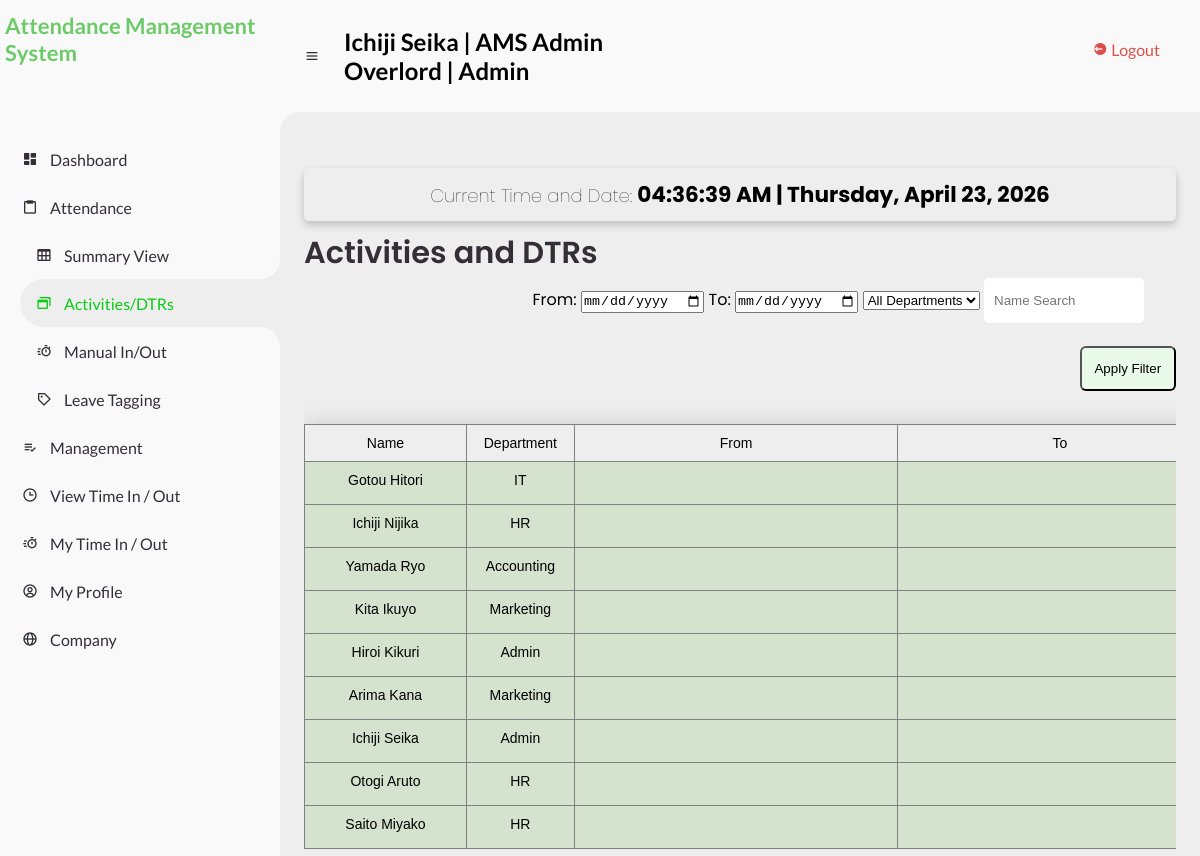
Screenshot of /dtr_view.php (signed in) with the database file from the repository.
### tables this page shows
CREATE TABLE `emp_info` (
  `id` int(11) NOT NULL,
  `name` varchar(255) NOT NULL,
  `department` enum('HR','Marketing','Accounting','IT','Admin', 'All') NOT NULL,
  `position` varchar(255) NOT NULL,
  `start_date` date NOT NULL,
  `work_days` varchar(255) NOT NULL,
  `work_hrs` varchar(255) NOT NULL
);

CREATE TABLE `users` (
  `id` int(11) NOT NULL,
  `email` varchar(100) NOT NULL,
  `password` varchar(255) NOT NULL,
  `name` varchar(255) NOT NULL,
  `role` enum('admin','regular') NOT NULL DEFAULT 'regular',
  `position` enum('intern','employee') NOT NULL
);

### dtr_view.php (the view, shortened to what this page needs)
<?php
include 'connects.php';
$page = 'dtr_view';
$tab = 'attendance';
include_once('sidebar.php');
$name = $_SESSION['username'];
$position = $_SESSION['position'];
if ($position == "employee") {
    $query = "SELECT name, department, position, start_date, work_days, work_hrs FROM emp_info WHERE name='$name'";
} else {
    $query = "SELECT name, department, position, start_date, hr_req, hr_ren, hr_left FROM int_info WHERE name='$name'";
}
$result = mysqli_query($conn, $query);
$row = mysqli_fetch_assoc($result);
?>
<html lang="en">
<head>
	<link href='https://unpkg.com/boxicons@2.0.9/css/boxicons.min.css' rel='stylesheet'>
    <link rel="stylesheet" href="css/dtr_view.css">
</head>
<body>
<?php include_once 'sidebar.php'; ?>
    <section id="content">
        <nav>
            <i class='bx bx-menu'></i>
            <h2><?php echo $_SESSION['username'];
                echo " | ";
                echo "AMS Admin";
                echo "<br>";
                echo $row['position'];
                echo " | ";
                echo $row['department'];
                ?></h2>
            <li>
                <a href="logout.php" class="logout">
                    <i class='bx bxs-log-out-circle'></i>
                    <span class="text">Logout</span>
                </a>
            </li>
        </nav>
        <main>
            <div class="input-box">
                <ul class="box-info">
                    <div class="input-field">
                        <div class="date-time">
                            <h1>Current Time and Date: <span id="live-time"></span></h1>
                        </div>
                    </div>
                </ul>
            </div>
            <div class="head-title">
                <div class="left">
                    <h1>Activities and DTRs</h1>
                </div>
            </div>
            <?php
            $departmentFilter = isset($_GET['department']) ? $_GET['department'] : '';
            $name_search = isset($_GET['name_search']) ? $_GET['name_search'] : '';
            $fromDate = isset($_GET['from_date']) ? $_GET['from_date'] : '';
            $toDate = isset($_GET['to_date']) ? $_GET['to_date'] : '';
            $all_users_sql = "SELECT u.name, COALESCE(ei.department, ii.department) AS department
FROM users u
LEFT JOIN emp_info ei ON u.name = ei.name
LEFT JOIN int_info ii ON u.name = ii.name";
            if (!empty($fromDate) && !empty($toDate)) {
                $date_filter_sql = "SELECT u.name, COALESCE(ei.department, ii.department) AS department,
        CASE WHEN tim.datetime IS NULL THEN 'N/A' ELSE DATE_FORMAT(tim.datetime, '%Y-%m-%d') END AS time_in_date,
        CASE WHEN tom.datetime IS NULL THEN 'N/A' ELSE DATE_FORMAT(tom.datetime, '%Y-%m-%d') END AS time_out_date
    FROM users u
    LEFT JOIN emp_info ei ON u.name = ei.name
    LEFT JOIN int_info ii ON u.name = ii.name
    LEFT JOIN (
        SELECT name, MAX(datetime) AS datetime
        FROM time_in
        WHERE DATE(datetime) BETWEEN '$fromDate' AND '$toDate'
        GROUP BY name
    ) tim ON u.name = tim.name
    LEFT JOIN (
        SELECT name, MAX(datetime) AS datetime
        FROM time_out
        WHERE DATE(datetime) BETWEEN '$fromDate' AND '$toDate'
        GROUP BY name
    ) tom ON u.name = tom.name
    WHERE tim.datetime IS NOT NULL AND tom.datetime IS NOT NULL";
                if ($fromDate > $toDate) {
                    echo "The dates seem to be invalid.";
                }
                if (!empty($departmentFilter)) {
                    $date_filter_sql .= " AND COALESCE(ei.department, ii.department) = '$departmentFilter'";
                    if (!empty($name_search)) {
                        $date_filter_sql .= " AND (u.name LIKE '%$name_search%' OR ei.name LIKE '%$name_search%' OR ii.name LIKE '%$name_search%')";
                    }
                } elseif (!empty($name_search)) {
                    $date_filter_sql .= " AND (u.name LIKE '%$name_search%' OR ei.name LIKE '%$name_search%' OR ii.name LIKE '%$name_search%')";
                }
                $dtr_result = mysqli_query($conn, $date_filter_sql);
            } else {
                $dtr_sql = $all_users_sql;
                $dtr_result = mysqli_query($conn, $dtr_sql);
            }
            ?>
            <form class="filter" method="get">
                <div class="filter-department">
                    <label for="from_date">From:</label>
                    <input type="date" name="from_date" id="from_date" value="<?php echo $fromDate; ?>">
                    <label for="to_date">To:</label>
                    <input type="date" name="to_date" id="to_date" value="<?php echo $toDate; ?>">
                    <select name="department" id="department">
                        <option value="">All Departments</option>
                    </select>
                    <input placeholder="Name Search" type="text" name="name_search" id="name-search" value="<?php echo $name_search; ?>">
                </div>
                <button class="filter-btn" type="submit">Apply Filter</button>
            </form>
            <div class="tg-wrap">
                <table style="width: 100%" class="tg">
                    <tbody>
                        <tr>
                            <th class="tg-0pky">Name</th>
                            <th class="tg-0pky">Department</th>
                            <th class="tg-0pky">From</th>
                            <th class="tg-0pky">To</th>
                        </tr>
                        <?php
                        while ($row = mysqli_fetch_assoc($dtr_result)) {
                            echo '<tr>';
                            echo '<td class="tg-0pky">' . $row['name'] . '</td>';
                            echo '<td id="dep-col" class="tg-0pky">' . $row['department'] . '</td>';
                            echo '<td id="date-col" class="tg-0pky">' . $fromDate . '</td>';
                            echo '<td id="date-col" class="tg-0pky">' . $toDate . '</td>';
                            echo '</tr>';
                        }
                        ?>
                    </tbody>
                </table>
            </div>
</body>
</html>

### sidebar.php (shortened to what this page needs)
<html lang="en">
<head>
	<link href='https://unpkg.com/boxicons@2.0.9/css/boxicons.min.css' rel='stylesheet'>
    <link rel="stylesheet" href="css/send_notification.css">
</head>
<body>
    <section id="sidebar">
        <a href="admin_dash.php" class="brand">
            <img src="images/CSK Logo.png" alt="" class="logo">
            <span class="text">Attendance Management System</span>
        </a>
        <ul class="side-menu top">
            <li class="<?php if ($page == 'admin_dash'){ echo 'active';}?>">
                <a href="admin_dash.php">
                    <i class='bx bxs-dashboard'></i>
                    <span class="text">Dashboard</span>
                </a>
            </li>
            <li>
                <a id="switch" style="cursor: default;">
                    <i class='bx bx-clipboard'></i>
                    <span class="text">Attendance</span>
                </a>
            </li>
            <div class="dropdown" style="<?php if ($tab != 'attendance'){
                    echo "display: none;";
                    }?>">
                <li class="<?php if ($page == 'summary_view'){ echo 'active';}?>">
                    <a href="summary_view.php">
                        <i class='bx bx-table'></i>
                        <span class="text">Summary View</span>
                    </a>
                </li>
                <li class="<?php if ($page == 'dtr_view'){ echo 'active';}?>">
                    <a href="dtr_view.php">
                        <i class='bx bx-windows'></i>
                        <span class="text">Activities/DTRs</span>
                    </a>
                </li>
                <li class="<?php if ($page == 'manual_inout'){ echo 'active';}?>">
                    <a href="manual_inout.php">
                        <i class='bx bx-timer'></i>
                        <span class="text">Manual In/Out</span>
                    </a>
                </li>
                <li class="<?php if ($page == 'leaves'){ echo 'active';}?>">
                    <a href="leaves.php">
                        <i class='bx bx-purchase-tag'></i>
                        <span class="text">Leave Tagging</span>
                    </a>
                </li>
            </div>
                <li>
                    <a id="switch_mngmt" style="cursor: default;">
                        <i class='bx bx-list-check'></i>
                        <span class="text">Management</span>
                    </a>
                </li>
                <li class="<?php if ($page == 'timein_timeout'){
                    echo 'active';
                    }?>">
                    <a href="timein_timeout.php">
                        <i class='bx bx-time' ></i>
                        <span class="text">View Time In / Out</span>
                    </a>
                </li>
                <li class="<?php if ($page == 'admin_inout'){
                    echo 'active';
                    }?>">
                    <a href="admin_inout.php">
                        <i class='bx bx-timer' ></i>
                        <span class="text">My Time In / Out</span>
                    </a>
                </li>
                <li>
                    <a href="under_dev.html">
                        <i class='bx bx-user-circle'></i>
                        <span class="text">My Profile</span>
                    </a>
                </li>
                <li>
                    <a id="switch_csk" style="cursor: default;">
                        <i class='bx bx-globe'></i>
                        <span class="text">Company</span>
                    </a>
                </li>
            </ul>
    </section>
</body>
</html>

### rows the page displays
emp_info: position "Overlord", department "Admin"
users: name "Gotou Hitori", department "IT"
users: name "Ichiji Nijika", department "HR"
users: name "Yamada Ryo", department "Accounting"
users: name "Kita Ikuyo", department "Marketing"
users: name "Hiroi Kikuri", department "Admin"
users: name "Arima Kana", department "Marketing"
users: name "Ichiji Seika", department "Admin"
users: name "Otogi Aruto", department "HR"
users: name "Saito Miyako", department "HR"

### other values shown
$_SESSION['username'] "Ichiji Seika"
